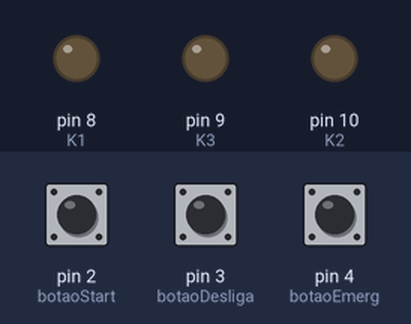
A sketch run on a simulated Arduino Uno, built with avr-gcc and run on an emulated ATmega328P. Parts: output pins drawn as LEDs (lit = HIGH). The test bench sets the inputs (shaded band); at power-on: pin 2 (botaoStart) HIGH, pin 3 (botaoDesliga) HIGH, pin 4 (botaoEmerg) HIGH.

Above: at 1.7 s.
1.8 s: pin 2 (botaoStart) pulled LOW for 0.15 s
At 3.0 s:
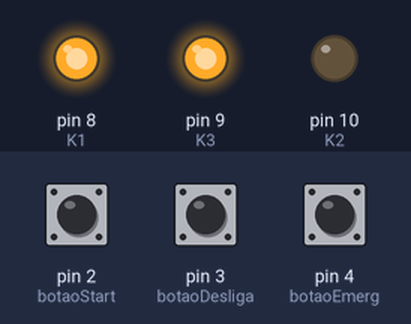
4.9 s: pin 3 (botaoDesliga) pulled LOW for 0.15 s
At 5.4 s:
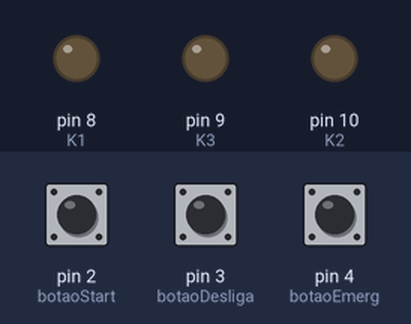
6.5 s: pin 2 (botaoStart) pulled LOW for 1 s
At 7.8 s:
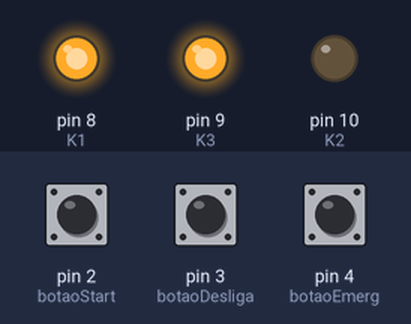
10.5 s: pin 3 (botaoDesliga) pulled LOW for 1 s
At 10.8 s:
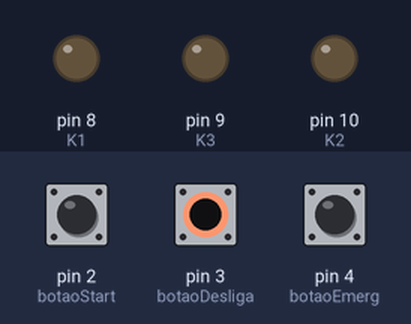
13.0 s: pin 2 (botaoStart) pulled LOW for 0.15 s
At 19.3 s:
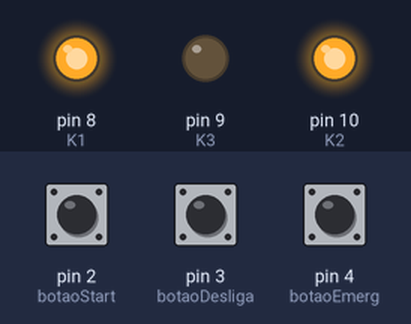
Timing chart, 0 to 20.1 s (numbered marks = the images above; inputs shaded):
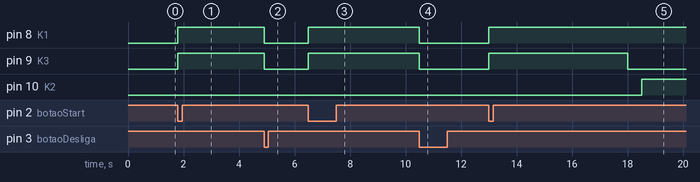

Measured:
- after the input at 1.8 s, pin 8 (K1), pin 9 (K3): LOW → HIGH at once
- after the input at 4.9 s, pin 8 (K1), pin 9 (K3): HIGH → LOW at once
- after the input at 6.5 s, pin 8 (K1), pin 9 (K3): LOW → HIGH at once
- after the input at 10.5 s, pin 8 (K1): HIGH → LOW at once; pin 9 (K3): HIGH → LOW after 0.00 s instead of 1.0 s; pin 10 (K2): stays LOW (without the input it goes to HIGH after 1.5 s)
- after the input at 13.0 s, pin 8 (K1): LOW → HIGH at once; pin 9 (K3): LOW → HIGH at once, → LOW 5.0 s later; pin 10 (K2): LOW → HIGH after 5.5 s

The sketch:

sketch_nov10a.ino
```cpp
// --- Sistema de comando estrela-triângulo com botão de emergência ---
// Autor: Edinel Mário Adelso
// Data: Novembro de 2025

// Pinos de entrada
const int botaoStart = 2;
const int botaoDesliga = 3;
const int botaoEmerg = 4;   // Botão de emergência (NC)

// Pinos de saída
const int K1 = 8;  // Principal
const int K3 = 9;  // Estrela
const int K2 = 10; // Triângulo

// Tempos (ajustáveis)
const unsigned long tempoPartida = 5000;  // 5 s
const unsigned long tempoMorto   = 500;   // 0.5 s

// Estados do sistema
enum EstadoMotor {DESLIGADO, ESTRELA, TEMPO_MORTO, TRIANGULO, EMERGENCIA};
EstadoMotor estado = DESLIGADO;

// Controlo de tempo
unsigned long tempoInicio = 0;

void setup() {
  pinMode(botaoStart, INPUT_PULLUP);
  pinMode(botaoDesliga, INPUT_PULLUP);
  pinMode(botaoEmerg, INPUT_PULLUP);  // NC → HIGH normal, LOW = emergência

  pinMode(K1, OUTPUT);
  pinMode(K2, OUTPUT);
  pinMode(K3, OUTPUT);

  desligarTudo();
}

void loop() {
  // Leitura dos botões
  bool startPressionado = (digitalRead(botaoStart) == LOW);
  bool desligaPressionado = (digitalRead(botaoDesliga) == LOW);
  bool emergenciaAtiva  = (digitalRead(botaoEmerg) == LOW); // Botão pressionado → emergência

  // --- Prioridade total do botão de emergência ---
  if (emergenciaAtiva) {
    estado = EMERGENCIA;
    desligarTudo();
  }

  switch (estado) {
    case DESLIGADO:
      if (startPressionado && !emergenciaAtiva) {
        ligarEstrela();
      }
      break;

    case ESTRELA:
      if (millis() - tempoInicio >= tempoPartida) {
        iniciarTempoMorto();
      }
      break;

    case TEMPO_MORTO:
      if (millis() - tempoInicio >= tempoMorto) {
        ligarTriangulo();
      }
      break;

    case TRIANGULO:
      // Motor em regime, aguarda Stop ou emergência
      break;

    case EMERGENCIA:
      // Espera até o botão ser rearmado manualmente
      if (!emergenciaAtiva) {
        estado = DESLIGADO;  // Libera o sistema após rearme
      }
      break;
  }

  // Paragem normal
  if (desligaPressionado && estado != EMERGENCIA) {
    desligarTudo();
    estado = DESLIGADO;  // Permite religar o sistema após desligamento
  }
}

// ---- Funções auxiliares ----
void ligarEstrela() {
  digitalWrite(K1, HIGH);
  digitalWrite(K3, HIGH);
  digitalWrite(K2, LOW);
  tempoInicio = millis();
  estado = ESTRELA;
}

void iniciarTempoMorto() {
  digitalWrite(K3, LOW);
  tempoInicio = millis();
  estado = TEMPO_MORTO;
}

void ligarTriangulo() {
  digitalWrite(K2, HIGH);
  estado = TRIANGULO;
}

void desligarTudo() {
  digitalWrite(K1, LOW);
  digitalWrite(K2, LOW);
  digitalWrite(K3, LOW);
  delay(500);  // Pequeno atraso para evitar religamento imediato
}
```
